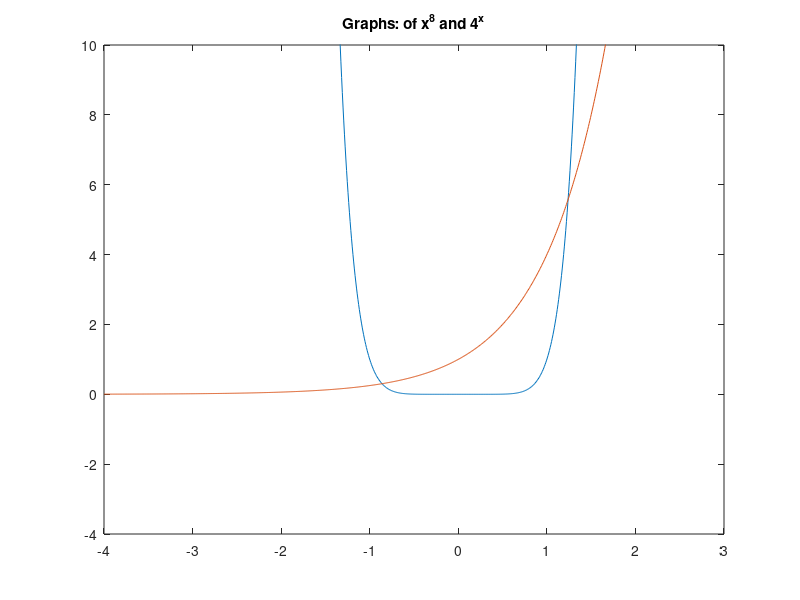

MATLAB code for this plot: (Note: this script raises an error after producing the figure.)
% ODE solve

%% QUESTION 1
x = linspace(-4,4,1000);
y1 = x.^8;
y2 = 4.^x;
figure
plot(x,y1);
hold on
plot(x,y2);
axis([-4 3 -4 10]); %shifts the view of the 2D graph
title("Graphs: of x^8 and 4^x")
h=@(x) x.^8-4.^x;   %difference of the function
p1=fzero(h,-1)      % the first point of intersection 
p2=fzero(h,1)       % the second point of intersection

%% QUESTION 2
%(a)
syms x;     % declare symbolic variable
disp("The derivative for (a) is: ")
diff((x.^3/(x.^2 + 1)),x)

%(c)
disp("The third derivative for (c) is: ")
diff(diff(diff(atan(x))))

%(e)
disp("The derivative for (e) is: ")
diff((exp(x.*log(x))),x)

%% QUESTION 3
%(a)
syms t      %symbolic variable
f =@(t) t.^6 - 4*t.^4 - 2*t.^3 + 3*t.^2 + 2*t;  %function definition
figure
ezplot(f,[-3/2,5/2]);
title('Q 10: t^6 - 4*t^4 - 2*t^3 + 3*t^2 + 2*t')
%(b)
% 2 maximas and 2 minimas are visible
axis([-1.5 2.5 -8 5]);
disp("Q10(b): 2 maximas and 2 minimas are visible")

%(c)
derivativef=diff(f,t)
derivativef = @(t) 6*t^5 - 16*t^3 - 6*t^2 + 6*t + 2;
disp('Inflection points @ -1,0,1 and 2');
fzero(derivativef,-1)
fzero(derivativef,0)
fzero(derivativef,1)
fzero(derivativef,2)

%(d)
figure
ezplot(diff(derivativef,t),[-1.2, -0.8]);
title("Second derivative of Q10")

%% QUESTION 4
%(a)
figure
syms y x
func = 3.*y+y.^3-x.^3-5
ezplot(func, [-10,10])
title("Q13 a")

%(b)
figure
[x,y] = meshgrid(-10:0.1:10, -10:0.1:10);
z = 3.*y+y.^3-x.^3;
contour(x,y,z,[-2,2])
hold on
contour(x,y,z,[0,0])
hold on
contour(x,y,z,[2,2])
hold on
contour(x,y,z,[5,5])
hold on
contour(x,y,z,[8,8])
title("Q13 b")
hold off
%(c)
% func = 0 when x=y=1
figure
[x,y] = meshgrid(0.1:0.1:3);
z = x.*log(y)+y.*log(x);
contour(x,y,z,[0,0])
title("Q13 c")